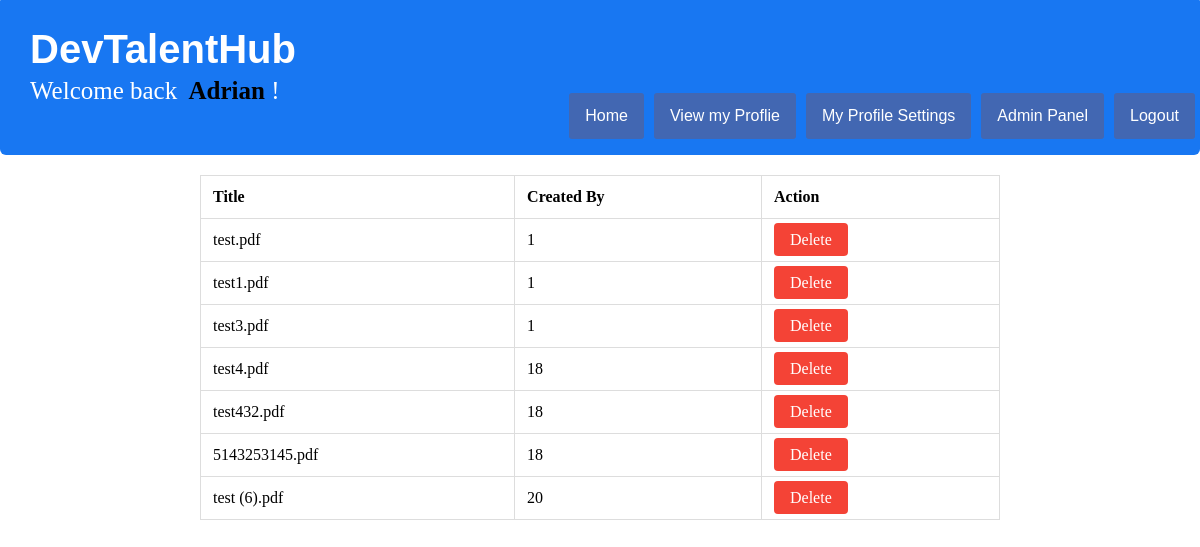
/manage_projects.php (signed in), run on the app's committed database.
### tables this page shows
CREATE TABLE `projects` (
  `id` int(11) NOT NULL,
  `filename` varchar(255) NOT NULL,
  `file_content` text NOT NULL,
  `file_type` varchar(10) NOT NULL,
  `created_at` timestamp NOT NULL DEFAULT current_timestamp(),
  `createdBy` int(5) NOT NULL,
  `portfolio_id` int(11) NOT NULL
);

### manage_projects.php (the view, shortened to what this page needs)
<?php
require_once('config.php');
require_once(ROOT_PATH . '/includes/head_section.php');
require_once(ROOT_PATH . '/includes/navbar_logged_in.php');
?>
<head>
</head>
<body>
    <div class="container">
        <?php
        $query = "SELECT * FROM projects";
        $results = mysqli_query($link, $query);
        if ($results && mysqli_num_rows($results) > 0) {
            echo "<table class='project-table'>";
            echo "<thead><tr><th>Title</th><th>Created By</th><th>Action</th></tr></thead>";
            echo "<tbody>";
            while ($project = mysqli_fetch_assoc($results)) {
                echo "<tr>";
                echo "<td>{$project['filename']}</td>";
                echo "<td>{$project['createdBy']}</td>";
                echo "<td><a href='?delete_id={$project['id']}' class='delete-btn'>Delete</a></td>";
                echo "</tr>";
            }
            echo "</tbody></table>";
        } else {
            echo "<p>No projects available.</p>";
        }
        ?>
    </div>
</body>
</html>

### static/public_styling.css (style rules this page uses)
html { height: 100%; box-sizing: border-box; }
body { position: relative; margin: 0; padding-bottom: 6rem; min-height: 100%; }
a { text-decoration: none; }

### manage_projects.php (style rules this page uses)
.container { max-width: 800px; margin: 20px auto; }
.delete-btn { padding: 8px 16px; background-color: #f44336; color: #fff; border: none; border-radius: 4px; cursor: pointer; transition: background-color 0.3s; }
.project-table { width: 100%; border-collapse: collapse; margin-top: 20px; }
.project-table th, .project-table td { border: 1px solid #ddd; padding: 12px; text-align: left; }

### data on the page
projects: filename "test.pdf", createdBy "1"
projects: filename "test1.pdf", createdBy "1"
projects: filename "test3.pdf", createdBy "1"
projects: filename "test4.pdf", createdBy "18"
projects: filename "test432.pdf", createdBy "18"
projects: filename "5143253145.pdf", createdBy "18"
projects: filename "test (6).pdf", createdBy "20"

### other printed values
$_SESSION['username'] "Adrian"
